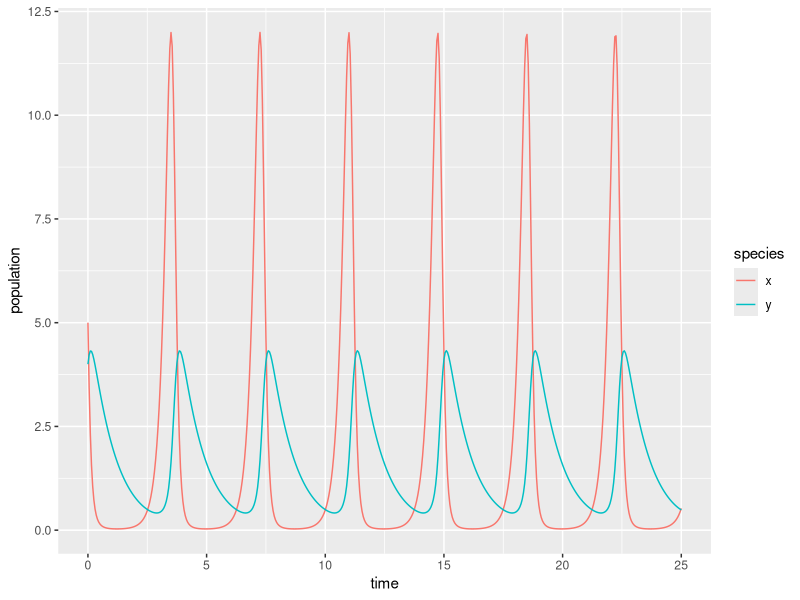

Reproduce this figure in R.
## ---- chunk 1
knitr::opts_chunk$set(echo = TRUE)
library(tidyverse)
library(deSolve)
library(kableExtra)
## ---- chunk 2
# Create a sequence of times (days): 
time <- seq(0, 25, by = 0.05)

# Set some parameter values (these can change - keep it in mind):
parameters <- c(alpha = 5, beta = 3, delta = 0.5, gamma = 1)

# Set the initial condition (prey and predator populations at t = 0).
# Recall: x = prey, y = predator
init_cond <- c(x = 5, y = 4)

# Prepare the series of differential equations as a function: 
lk_equations <- function(time, init_cond, parameters) {
  with(as.list(c(init_cond, parameters)), {
    dxdt = alpha * x - beta * x * y
    dydt = delta * x * y - gamma * y
    return(list(c(dxdt, dydt)))
  })
}

# Find the approximate the solution using `deSolve::ode()`:
approx_lk <- ode(y = init_cond, times = time, func = lk_equations, parms = parameters)

# Check the class: 
class(approx_lk)

# We really want this to be a data frame, and we want both prey (x) and predator (y) to be in the same column -- we'll learn why in EDS 221 (tidy data)
approx_lk_df <- data.frame(approx_lk) %>% 
  pivot_longer(cols = c(x,y), names_to = "species", values_to = "population")

# Plot it! 
ggplot(data = approx_lk_df, aes(x = time, y = population)) +
  geom_line(aes(color = species))
